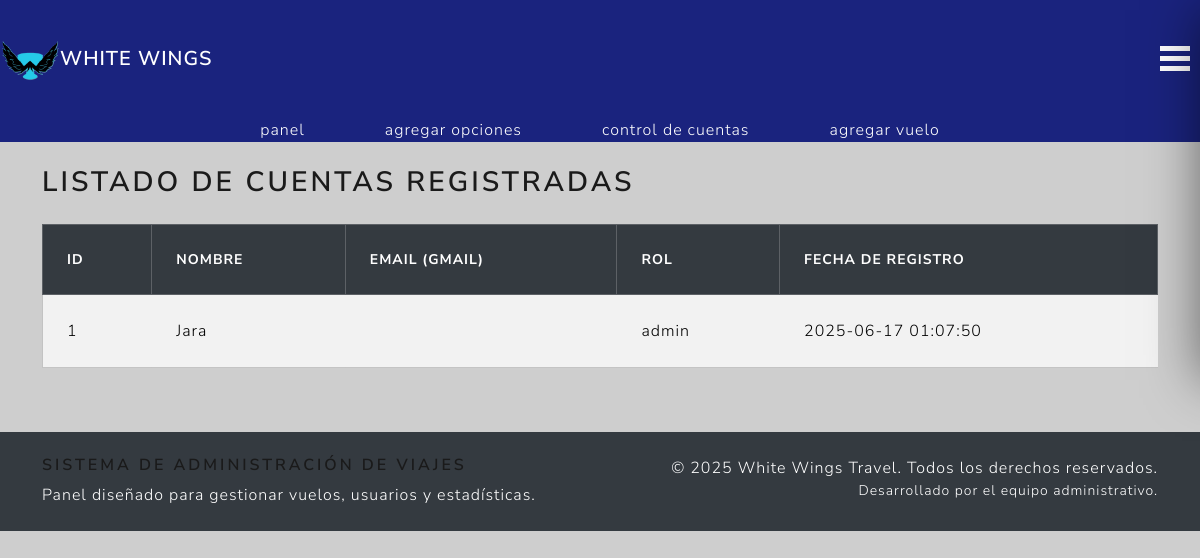
Screenshot of /admin/seccion/control_cuentas.php (signed in) with the database file from the repository.
### tables this page shows
CREATE TABLE `cuentas` (
  `id` int NOT NULL,
  `nombre` varchar(100) NOT NULL,
  `gmail` varchar(100) NOT NULL,
  `contrasenia` varchar(255) NOT NULL,
  `rol` enum('usuario','admin') NOT NULL DEFAULT 'usuario',
  `fecha_registro` timestamp NOT NULL DEFAULT CURRENT_TIMESTAMP ON UPDATE CURRENT_TIMESTAMP
);

### admin/seccion/control_cuentas.php (the view)
<?php include("../template/header.php") ?>
<?php
require $_SERVER['DOCUMENT_ROOT'] . '/Olimpiadas/admin/config/bd.php';
$stmt = $pdo->prepare("SELECT id, nombre, gmail, rol, fecha_registro FROM cuentas ORDER BY fecha_registro DESC");
$stmt->execute();
$cuentas = $stmt->fetchAll(PDO::FETCH_ASSOC);
?>
<h2 class="mt-4 mb-4">Listado de Cuentas Registradas</h2>
<?php if (count($cuentas) === 0): ?>
    <div class="alert alert-warning">No se encontraron cuentas registradas.</div>
<?php else: ?>
    <div class="table-responsive">
        <table class="table table-striped table-bordered align-middle">
            <thead class="table-dark">
                <tr>
                    <th>ID</th>
                    <th>Nombre</th>
                    <th>Email (Gmail)</th>
                    <th>Rol</th>
                    <th>Fecha de Registro</th>
                </tr>
            </thead>
            <tbody>
                <?php foreach ($cuentas as $cuenta): ?>
                    <tr>
                        <td><?= htmlspecialchars($cuenta['id']) ?></td>
                        <td><?= htmlspecialchars($cuenta['nombre']) ?></td>
                        <td><?= htmlspecialchars($cuenta['gmail']) ?></td>
                        <td><?= htmlspecialchars($cuenta['rol']) ?></td>
                        <td><?= htmlspecialchars($cuenta['fecha_registro']) ?></td>
                    </tr>
                <?php endforeach; ?>
            </tbody>
        </table>
    </div>
<?php endif; ?>
<?php include("../template/footer.php") ?>

### css/style.css (style rules this page uses)
body { color: white; background-color: rgb(206, 206, 206); margin-top: 0px; }
:root { --width: 300px; --padding: 10px; --bgcolor: #1a237e; --hovercolor: #111438; --midth-collapsed: 50px; }
table.table-striped tbody tr { transition: background-color 0.3s ease; }

### rows the page displays
cuentas: id "1", nombre "Jara", rol "admin", fecha_registro "2025-06-17 01:07:50"
